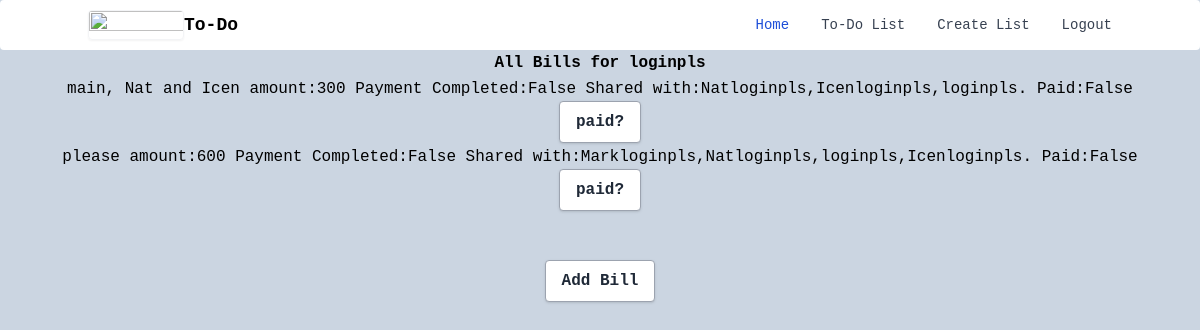
The app's page /toDoList (signed in) with its own data.
### db_schema.py (models this page shows, shortened)
class User(UserMixin, db.Model):
    __tablename__='users'
    id = db.Column(db.Integer, primary_key=True)
    username = db.Column(db.String(20), unique=True)
    password_hash = db.Column(db.String(30))
    bills = db.relationship('Bills', backref='user', lazy='dynamic')
    email = db.Column(db.String(30))

class Bills(db.Model):
    __tablename__='bills'
    id = db.Column(db.Integer, primary_key=True)
    name = db.Column(db.Text())
    amount = db.Column(db.Integer())
    shared_with = db.Column(db.Text())
    user_id = db.Column(db.Integer(), db.ForeignKey('users.id'))  # this ought to be a "foreign key"
    completion= db.Column(db.Boolean)
    user_completion= db.Column(db.Boolean)

### cwk.py (the view)
@app.route('/toDoList', methods=['GET'])
def toDo():
    if not current_user.is_authenticated:
        return redirect('/login')
    users = User.query.all() # might be the issue
    bills = Bills.query.filter_by(user_id=current_user.username)
    return render_template('toDoList.html', users=users, bills=bills)

### cwk.py (called while the page is built)
@login_manager.user_loader
def load_user(user_id):
    return User.query.get(int(user_id)) # Might be the issue

### templates/toDoList.html (shortened to what this page needs)
{% extends 'base1.html' %}
{% block body %}
    <div class="content">
        <table>
            <thead>
                <tr>
                    <th width='2000px'>All Bills for {{current_user.username}}</th>
                </tr>
            </thead>
            <tbody>
                {% for entry in bills %}
                <tr>
                    <td>{{entry.name}} amount:{{entry.amount}} Payment Completed:{{entry.completion}} Shared with:{{entry.shared_with}}. Paid:{{entry.user_completion}}
                        {% if entry.user_completion == False %}
                            <form action="/toDoListAPI" method='POST'>
                                <label for="Paid">
                                        <button class="bg-white hover:bg-gray-100 text-gray-800 font-semibold py-2 px-4 border border-gray-400 rounded shadow"
                                        type = "submit" value = "paid? "id="userPaid" name="userPaid">
                                            paid?
                                        </button>
                                </label>
                            </form>
                        {% endif %}
                    </td>
                </tr>
                {% else %}
                <tr>
                    <td>no entries</td>
                </tr>
                {% endfor %}
            </tbody>
        </table>
        <br>
    <br>
        <form action='/createList'>
            <button class="bg-white hover:bg-gray-100 text-gray-800 font-semibold py-2 px-4 border border-gray-400 rounded shadow">
                Add Bill
            </button>
        </form>
    </div>
</div>
{% endblock %}

### templates/base1.html (shortened to what this page needs)
<!DOCTYPE html>
<html lang="en">
    <head class="font-mono">
        <link rel="stylesheet" href={{ url_for('static', filename='css/main.css') }}  />
        <script src="https://cdn.tailwindcss.com?plugins=forms,typography,aspect-ratio,line-clamp"></script>
    </head>
    <nav class="bg-white border-gray-200 px-2 sm:px-4 py-2.5 rounded dark:bg-gray-800 font-mono">
        <div class="container flex flex-wrap justify-between items-center mx-auto">
            <a href="/" class="flex">
            <img class= "relative border border-gray-100 shadow-sm max-w-max rounded h-full w-16 sm:w-24 " src="https://cdn.discordapp.com/attachments/332641122809806848/943524533577588766/pic.png"/>
                <span class="self-center text-lg font-semibold whitespace-nowrap dark:text-white">To-Do</span>
            </a>
            <div class="hidden w-full md:block md:w-auto" id="mobile-menu">
            <ul class="flex flex-col mt-4 md:flex-row md:space-x-8 md:mt-0 md:text-sm md:font-medium">
                <li>
                <a href="/indexLogged" class="block py-2 pr-4 pl-3 text-white bg-blue-700 rounded md:bg-transparent md:text-blue-700 md:p-0 dark:text-white" aria-current="page">Home</a>
                </li>
                <li>
                <a href="/toDoList" class="block py-2 pr-4 pl-3 text-gray-700 border-b border-gray-100 hover:bg-gray-50 md:hover:bg-transparent md:border-0 md:hover:text-blue-700 md:p-0 dark:text-gray-400 md:dark:hover:text-white dark:hover:bg-gray-700 dark:hover:text-white md:dark:hover:bg-transparent dark:border-gray-700">To-Do List</a>
                </li>
                <li>
                <a href="/createList" class="block py-2 pr-4 pl-3 text-gray-700 border-b border-gray-100 hover:bg-gray-50 md:hover:bg-transparent md:border-0 md:hover:text-blue-700 md:p-0 dark:text-gray-400 md:dark:hover:text-white dark:hover:bg-gray-700 dark:hover:text-white md:dark:hover:bg-transparent dark:border-gray-700">Create List</a>
                </li>
                <li>
                <a href="/logout" class="block py-2 pr-4 pl-3 text-gray-700 border-b border-gray-100 hover:bg-gray-50 md:hover:bg-transparent md:border-0 md:hover:text-blue-700 md:p-0 dark:text-gray-400 md:dark:hover:text-white dark:hover:bg-gray-700 dark:hover:text-white md:dark:hover:bg-transparent dark:border-gray-700">Logout</a>
                </li>
            </ul>
            </div>
        </div>
    </nav>
    <body class="bg-slate-300 text-center font-mono" >
        <div class="flex justify-center h-screen">
            <div class="lg:content-auto">
                {% block body %} {% endblock %}
            </div>
    </body>
</html>

### records on screen
User: username "loginpls"
Bills: name "main, Nat and Icen", amount "300", completion "False", shared_with "Natloginpls,Icenloginpls,loginpls", user_completion "False"
Bills: name "please", amount "600", completion "False", shared_with "Markloginpls,Natloginpls,loginpls,Icenloginpls", user_completion "False"
